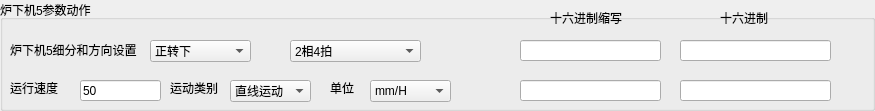
  <widget class="QGroupBox" name="groupBox_5">
   <property name="geometry">
    <rect>
     <x>10</x>
     <y>570</y>
     <width>875</width>
     <height>111</height>
    </rect>
   </property>
   <property name="title">
    <string>炉下机5参数动作</string>
   </property>
   <widget class="QLineEdit" name="hexOmitLineEdit_10">
    <property name="geometry">
     <rect>
      <x>520</x>
      <y>40</y>
      <width>141</width>
      <height>21</height>
     </rect>
    </property>
    <property name="readOnly">
     <bool>true</bool>
    </property>
   </widget>
   <widget class="QLabel" name="label_19">
    <property name="geometry">
     <rect>
      <x>720</x>
      <y>10</y>
      <width>51</width>
      <height>16</height>
     </rect>
    </property>
    <property name="text">
     <string>十六进制</string>
    </property>
   </widget>
   <widget class="QLineEdit" name="hexLineEdit_10">
    <property name="geometry">
     <rect>
      <x>680</x>
      <y>40</y>
      <width>151</width>
      <height>21</height>
     </rect>
    </property>
    <property name="text">
     <string/>
    </property>
    <property name="readOnly">
     <bool>true</bool>
    </property>
   </widget>
   <widget class="QLabel" name="label_20">
    <property name="geometry">
     <rect>
      <x>550</x>
      <y>10</y>
      <width>81</width>
      <height>16</height>
     </rect>
    </property>
    <property name="text">
     <string>十六进制缩写</string>
    </property>
   </widget>
   <widget class="QLabel" name="label_21">
    <property name="geometry">
     <rect>
      <x>10</x>
      <y>40</y>
      <width>131</width>
      <height>20</height>
     </rect>
    </property>
    <property name="text">
     <string>炉下机5细分和方向设置</string>
    </property>
   </widget>
   <widget class="QComboBox" name="directionComboBox_5">
    <property name="geometry">
     <rect>
      <x>150</x>
      <y>40</y>
      <width>101</width>
      <height>22</height>
     </rect>
    </property>
    <item>
     <property name="text">
      <string>正转下</string>
     </property>
    </item>
    <item>
     <property name="text">
      <string>反转上</string>
     </property>
    </item>
   </widget>
   <widget class="QComboBox" name="subdivisionComboBox_5">
    <property name="geometry">
     <rect>
      <x>290</x>
      <y>40</y>
      <width>131</width>
      <height>22</height>
     </rect>
    </property>
    <item>
     <property name="text">
      <string>2相4拍</string>
     </property>
    </item>
    <item>
     <property name="text">
      <string>2细分</string>
     </property>
    </item>
    <item>
     <property name="text">
      <string>4细分</string>
     </property>
    </item>
    <item>
     <property name="text">
      <string>8细分</string>
     </property>
    </item>
   </widget>
   <widget class="QLineEdit" name="hexOmitLineEdit_11">
    <property name="geometry">
     <rect>
      <x>520</x>
      <y>80</y>
      <width>141</width>
      <height>21</height>
     </rect>
    </property>
    <property name="text">
     <string/>
    </property>
    <property name="readOnly">
     <bool>true</bool>
    </property>
   </widget>
   <widget class="QLineEdit" name="hexLineEdit_11">
    <property name="geometry">
     <rect>
      <x>680</x>
      <y>80</y>
      <width>151</width>
      <height>21</height>
     </rect>
    </property>
    <property name="text">
     <string/>
    </property>
    <property name="readOnly">
     <bool>true</bool>
    </property>
   </widget>
   <widget class="QComboBox" name="unitComboBox_5">
    <property name="geometry">
     <rect>
      <x>370</x>
      <y>80</y>
      <width>81</width>
      <height>22</height>
     </rect>
    </property>
    <property name="currentIndex">
     <number>2</number>
    </property>
    <item>
     <property name="text">
      <string>mm/s</string>
     </property>
    </item>
    <item>
     <property name="text">
      <string>mm/min</string>
     </property>
    </item>
    <item>
     <property name="text">
      <string>mm/H</string>
     </property>
    </item>
   </widget>
   <widget class="QLabel" name="label_49">
    <property name="geometry">
     <rect>
      <x>330</x>
      <y>80</y>
      <width>31</width>
      <height>16</height>
     </rect>
    </property>
    <property name="text">
     <string>单位</string>
    </property>
   </widget>
   <widget class="QLineEdit" name="velocityLineEdit_5">
    <property name="geometry">
     <rect>
      <x>80</x>
      <y>80</y>
      <width>81</width>
      <height>21</height>
     </rect>
    </property>
    <property name="text">
     <string>50</string>
    </property>
   </widget>
   <widget class="QLabel" name="label_50">
    <property name="geometry">
     <rect>
      <x>170</x>
      <y>80</y>
      <width>51</width>
      <height>16</height>
     </rect>
    </property>
    <property name="text">
     <string>运动类别</string>
    </property>
   </widget>
   <widget class="QLabel" name="label_51">
    <property name="geometry">
     <rect>
      <x>10</x>
      <y>80</y>
      <width>51</width>
      <height>16</height>
     </rect>
    </property>
    <property name="text">
     <string>运行速度</string>
    </property>
   </widget>
   <widget class="QComboBox" name="typeComboBox_5">
    <property name="geometry">
     <rect>
      <x>230</x>
      <y>80</y>
      <width>81</width>
      <height>22</height>
     </rect>
    </property>
    <item>
     <property name="text">
      <string>直线运动</string>
     </property>
    </item>
    <item>
     <property name="text">
      <string>圆周运动</string>
     </property>
    </item>
   </widget>
  </widget>
